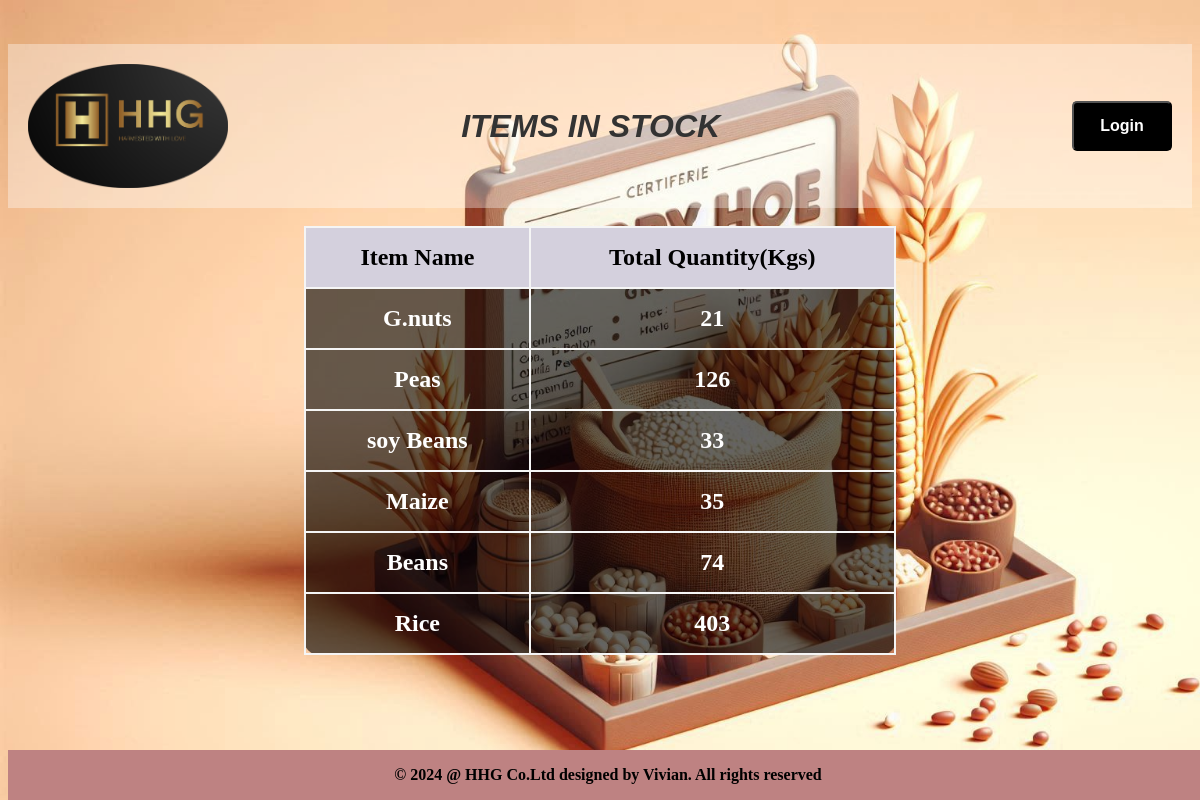
The page / on the database its author committed.
### Grocery_app/models.py (models this page shows, shortened)
class Stockx(models.Model):
    item_name = models.CharField(max_length=50, null=True, blank=True)
    dealer_name = models.CharField(max_length=50, null=True, blank=True)
    branch_name = models.CharField(max_length=50, null=True, blank=True)
    unit_price = models.IntegerField(default=0, null=True, blank=True)
    unit_cost = models.IntegerField(default=0, null=True, blank=True)
    total_quantity = models.IntegerField(default=0, null=True, blank=True)
    issued_quantity = models.IntegerField(default=0, null=True, blank=True)

### Grocery_app/views.py (the view)
# urls.py: path('', views.index, name='index'),
def index(request):
    products = Stockx.objects.all().order_by('-id')
    return render(request,"Grocery_app/index.html", {'products': products})

### Grocery_app/templates/Grocery_app/index.html (shortened to what this page needs)
{% block content%}
{% load static %}
<div class="container" style="display: flex; align-items: center; justify-content: space-between; padding: 20px; font-family: Arial, sans-serif;">
  <header style="flex: 1;">
    <img src="{% static 'images/logo.png' %}" width="200px" height="auto" alt="" class="logo">
  </header>
  <h1 class="text-center" style="flex: 2; text-align: center; font-size: 2rem; font-weight: bold; color: #333; margin-right: 200px;">ITEMS IN STOCK</h1>
  <button type="submit" class="first" style="background-color: black; color: white; padding: 10px 20px; font-size: 18px; font-weight:bold; border-radius: 5px; cursor: pointer; width: 100px; text-align: center;">
    <a href="/login" style="text-decoration: none; color: white;">Login</a>
  </button>
</div>
  <table class="table">
    <thead class="thead-dark">
      <tr>
        <th scope="col">Item Name</th>
        <th scope = "col">Total Quantity(Kgs)</th>
      </tr>
    </thead>
    {% for product in products %}
    <tbody>
      <tr>
        <td>{{product.item_name}}</td>
        <td>{{product.total_quantity}}</td>
      </tr>
    </tbody>
    {% endfor %}
  </table>
  {% endblock%}
  <footer>
    <p>&copy; 2024 @ HHG Co.Ltd designed by Vivian. All rights reserved</p>
  </footer>

### rows shown on the page
Stockx: item_name "G.nuts", total_quantity "21"
Stockx: item_name "Peas", total_quantity "126"
Stockx: item_name "soy Beans", total_quantity "33"
Stockx: item_name "Maize", total_quantity "35"
Stockx: item_name "Beans", total_quantity "74"
Stockx: item_name "Rice", total_quantity "403"
